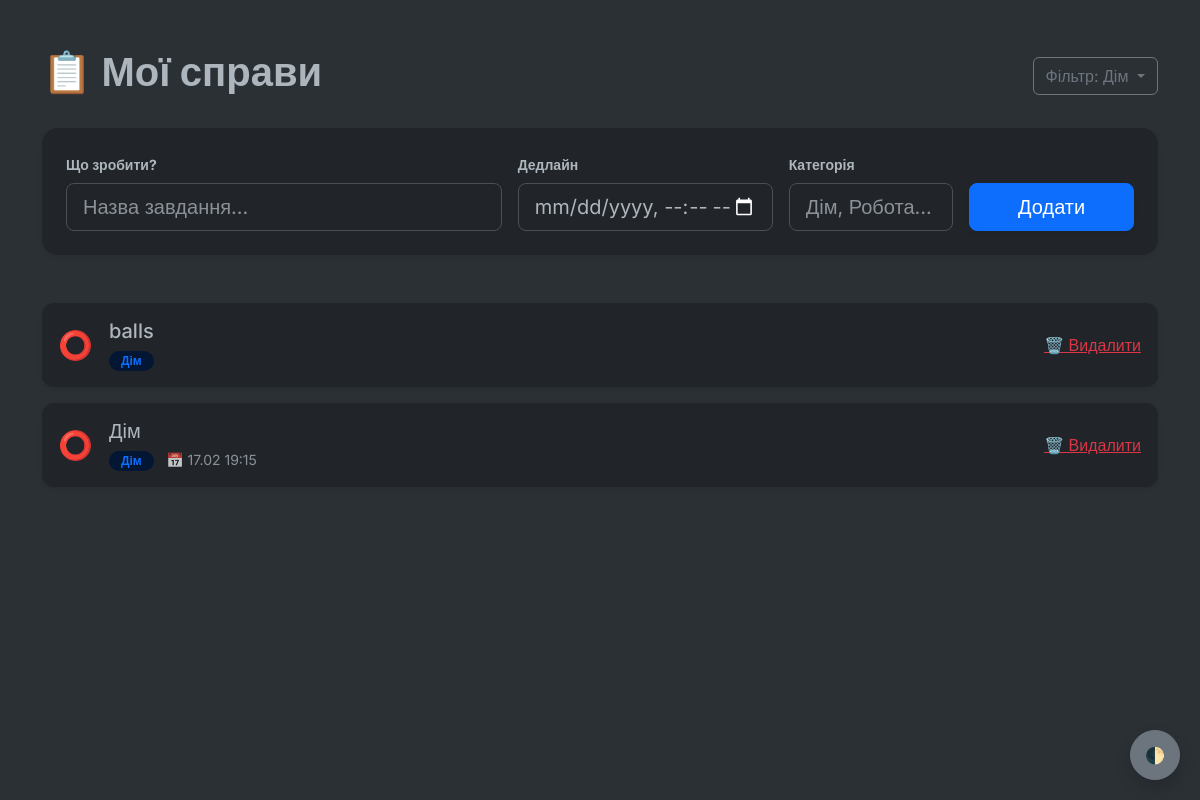
Screenshot of /?category=Дім with the database file from the repository.
### main.py (models this page shows)
class TodoDB(Base):
    __tablename__ = "todos"
    id = Column(Integer, primary_key=True, index=True)
    title = Column(String)
    completed = Column(Boolean, default=False)
    deadline = Column(DateTime, nullable=True)
    category = Column(String, default="Загальне")

### main.py (the view)
@app.get("/", response_class=HTMLResponse)
def home(request: Request, category: Optional[str] = None, db: Session = Depends(get_db)):
    all_categories = [c[0] for c in db.query(distinct(TodoDB.category)).all()]
    query = db.query(TodoDB)
    if category:
        query = query.filter(TodoDB.category == category)
    todos = query.order_by(TodoDB.completed.asc(), TodoDB.deadline.asc()).all()
    return templates.TemplateResponse("index.html", {
        "request": request,
        "todos": todos,
        "all_categories": all_categories,
        "current_category": category
    })

### templates/index.html (shortened to what this page needs)
<!DOCTYPE html>
<html lang="uk" data-bs-theme="dark">
<head>
    <link href="https://cdn.jsdelivr.net/npm/bootstrap@5.3.0/dist/css/bootstrap.min.css" rel="stylesheet">
</head>
<body class="bg-body-tertiary">
    <div class="container py-5">
        <div class="d-flex justify-content-between align-items-center mb-4">
            <h1 class="fw-bold">📋 Мої справи</h1>
            <div class="dropdown">
                <button class="btn btn-outline-secondary dropdown-toggle" type="button" data-bs-toggle="dropdown">
                    Фільтр: {{ current_category if current_category else 'Всі' }}
                </button>
            </div>
        </div>
        <div class="card shadow-sm mb-5 p-4 border-0 rounded-4">
            <form action="/add" method="post" class="row g-3">
                <div class="col-md-5">
                    <label class="form-label small fw-bold">Що зробити?</label>
                    <input type="text" name="title" class="form-control form-control-lg shadow-none" placeholder="Назва завдання..." required>
                </div>
                <div class="col-md-3">
                    <label class="form-label small fw-bold">Дедлайн</label>
                    <input type="datetime-local" name="deadline" class="form-control form-control-lg shadow-none">
                </div>
                <div class="col-md-2">
                    <label class="form-label small fw-bold">Категорія</label>
                    <input type="text" name="category" class="form-control form-control-lg shadow-none" placeholder="Дім, Робота...">
                </div>
                <div class="col-md-2 d-flex align-items-end">
                    <button type="submit" class="btn btn-primary btn-lg w-100 shadow-sm">Додати</button>
                </div>
            </form>
        </div>
        <div class="row">
            {% for todo in todos %}
            <div class="col-12 mb-3">
                <div class="card todo-card shadow-sm p-3">
                    <div class="d-flex justify-content-between align-items-center">
                        <div class="d-flex align-items-center">
                            <div class="me-3">
                                <a href="/switch/{{ todo.id }}" class="text-decoration-none fs-3">
                                    {{ '✅' if todo.completed else '⭕' }}
                                </a>
                            </div>
                            <div>
                                <h5 class="mb-1 {{ 'completed' if todo.completed else '' }}">{{ todo.title }}</h5>
                                <span class="badge bg-primary-subtle text-primary category-pill me-2">{{ todo.category }}</span>
                                {% if todo.deadline %}
                                <small class="text-muted">📅 {{ todo.deadline.strftime('%d.%m %H:%M') }}</small>
                                {% endif %}
                            </div>
                        </div>
                        <a href="/delete/{{ todo.id }}" class="btn btn-link text-danger p-0">🗑️ Видалити</a>
                    </div>
                </div>
            </div>
            {% else %}
            <div class="text-center py-5">
                <p class="text-muted">Завдань не знайдено. Створіть своє перше завдання!</p>
            </div>
            {% endfor %}
        </div>
    </div>
    <button class="btn btn-secondary btn-theme shadow" onclick="toggleTheme()">🌓</button>
</body>
</html>

### templates/index.html (style rules this page uses)
body { font-family: 'Inter', sans-serif; transition: background 0.3s; }
.todo-card { transition: transform 0.2s; border: none; border-radius: 12px; }
.category-pill { font-size: 0.75rem; border-radius: 20px; padding: 4px 12px; }
.btn-theme { position: fixed; bottom: 20px; right: 20px; border-radius: 50%; width: 50px; height: 50px; }

### rows the page displays
TodoDB: completed "⭕", title "balls", category "Дім"
TodoDB: completed "⭕", title "Дім", category "Дім", deadline "17.02 19:15"

### other values shown
{{ current_category if current_category else 'Всі' }} "Дім"
